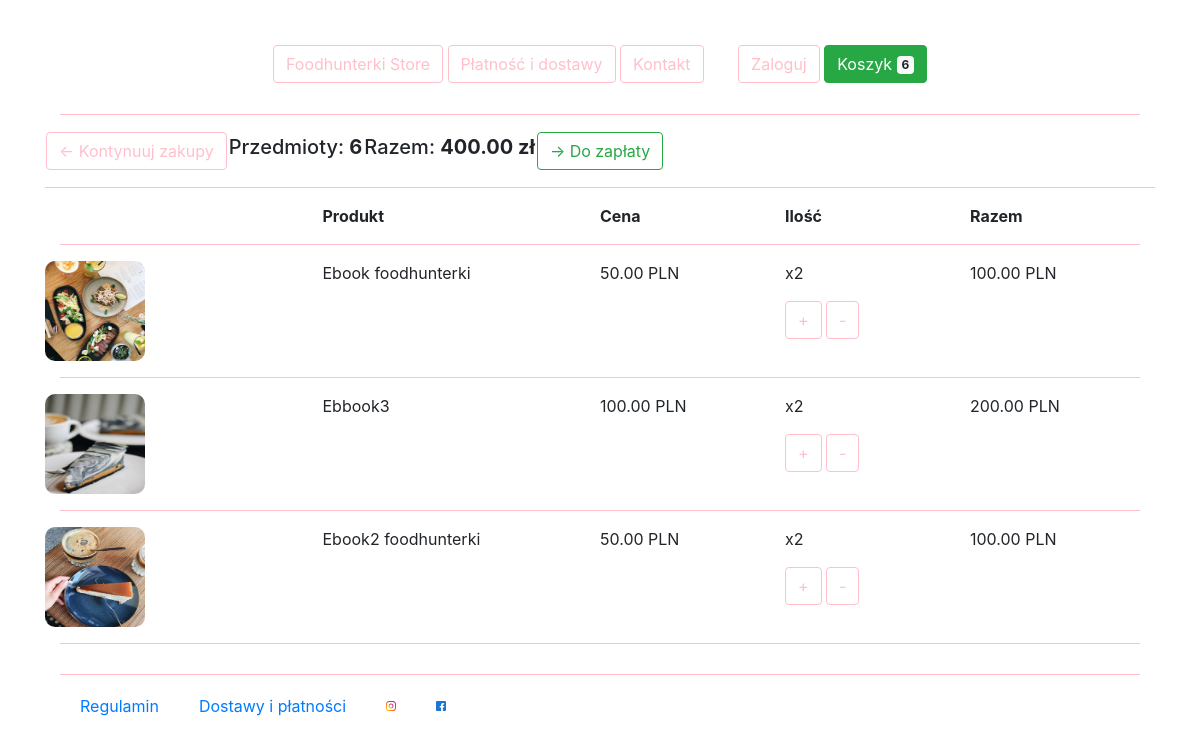
The page /cart/ (signed in) on the database as committed earlier.
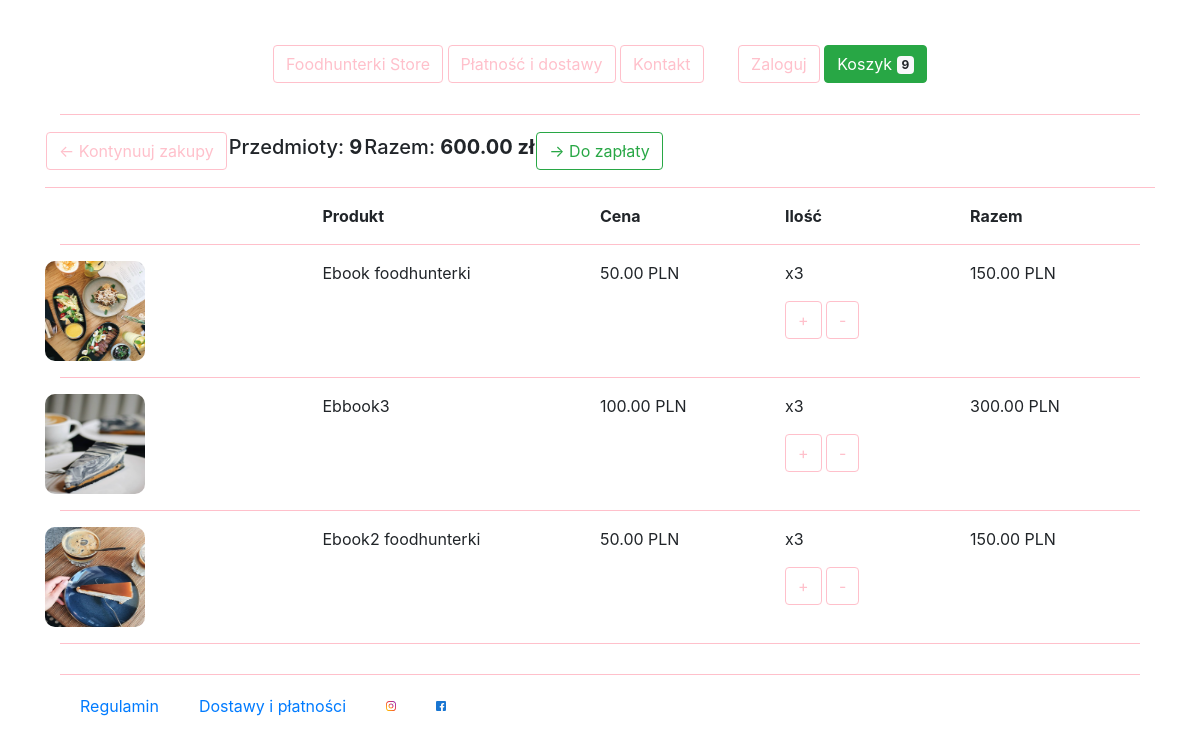
The same page on the database as committed later.
### fhstore/models.py (models this page shows, shortened)
class Order(models.Model):
    customer = models.ForeignKey(Customer, on_delete=models.SET_NULL, null=True, blank=True)
    date_ordered = models.DateTimeField(auto_now_add=True)
    complete = models.BooleanField(default=False)
    transaction_id = models.CharField(max_length=100, null=True)
    @property
    def get_cart_total(self):
        orderitems = self.orderitem_set.all()
        total = sum([item.get_total for item in orderitems])
        return total
    @property
    def get_cart_items(self):
        orderitems = self.orderitem_set.all()
        total = sum([item.quantity for item in orderitems])
        return total

class OrderItem(models.Model):
    product = models.ForeignKey(Product, on_delete=models.SET_NULL, null=True)
    order = models.ForeignKey(Order, on_delete=models.SET_NULL, null=True, blank=True)
    quantity = models.IntegerField(default=0, null=True, blank=True)
    date_added = models.DateTimeField(auto_now_add=True)
    @property
    def get_total(self):
        total = self.product.price * self.quantity
        return total

class Product(models.Model):
    name = models.CharField(max_length=200)
    price = models.DecimalField(max_digits=7, decimal_places=2)
    digital = models.BooleanField(default=False, null=True, blank=True)
    image = models.ImageField(null=True, blank=True)
    @property
    def imageURL(self):
        try:
            url = self.image.url
        except:
            url = ''
        return url

### fhstore/views.py (the view)
# urls.py: path('cart/', views.cart, name='cart'),
def cart(request):
    data = cartData(request)
    cartItems = data['cartItems']
    order = data['order']
    items = data['items']
    context = {'items':items, 'order':order, 'cartItems':cartItems}
    return render(request, 'fhstore/cart.html', context)

### fhstore/utils.py (called while the page is built)
def cartData(request):
    if request.user.is_authenticated:
        customer = request.user.customer
        order, created = Order.objects.get_or_create(customer=customer, complete=False)
        items = order.orderitem_set.all()
        cartItems = order.get_cart_items
    else:
        cookieData = cookieCart(request)
        cartItems = cookieData['cartItems']
        order = cookieData['order']
        items = cookieData['items']
    return {'cartItems':cartItems, 'order':order, 'items':items}

### fhstore/templates/fhstore/cart.html (shortened to what this page needs)
{% extends 'fhstore/base.html' %}
{% load static %}
{% block content %}
    <div>
            <table>
            <div class="row row-cols-4">
            <div class="container">
                <th><a class="btn btn-outline-light" href="{% url 'store' %}">&#x2190; Kontynuuj zakupy</a></th>
                <th><h5>Przedmioty: <strong>{{order.get_cart_items}}</strong></h5></th>
                <th><h5>Razem: <strong>{{order.get_cart_total|floatformat:2}} zł</strong></h5></th>
                <th><a class="btn btn-outline-success" href="{% url 'checkout' %}">&#x2192; Do zapłaty</a></th>
            </div>
            </div>
            </table>
            <hr class="horizontal-line">
            <div class="container">
				<div class="row row-cols-4">
					<div style="flex:2"></div>
					<div style="flex:2"><strong>Produkt</strong></div>
					<div style="flex:1"><strong>Cena</strong></div>
					<div style="flex:1"><strong>Ilość</strong></div>
					<div style="flex:1"><strong>Razem</strong></div>
				</div>
                <hr class="horizontal-line">
                {% for item in items %}
                <div class="row row-cols-4">
                    <div style="flex:2"><img class="thumbnail-checkout" src="{{item.product.imageURL}}"></div>
                    <div style="flex:2">{{item.product.name}}</div>
                    <div style="flex:1"><p>{{item.product.price|floatformat:2}} PLN</p></div>
                    <div style="flex:1">
                        <p class="quantity">x{{item.quantity}}</p>
                        <div class="quantity">
                            <button data-product={{item.product.id}} data-action="add" class="btn btn-outline-light add-btn update-cart">+</button>
                            <button data-product={{item.product.id}} data-action="remove" class="btn btn-outline-light add-btn update-cart">-</button>
                        </div>
                    </div>
                    <div style="flex:1">{{item.get_total|floatformat:2}} PLN</div>
                </div>
                <hr class="horizontal-line">
                {% endfor %}
            </div>
        </div>
{% endblock content %}

Rows that differ between the two databases and show on the page:
changed through a linked row, Order: get_cart_items "6" → "9"; get_cart_total "400.00" → "600.00"
changed OrderItem "Ebook foodhunterki": quantity "2" → "3"; get_total "100.00" → "150.00"
changed OrderItem "Ebbook3": quantity "2" → "3"; get_total "200.00" → "300.00"
changed OrderItem "Ebook2 foodhunterki": quantity "2" → "3"; get_total "100.00" → "150.00"
Other text that changed with them:
{{ cartItems }}: "6" → "9"
